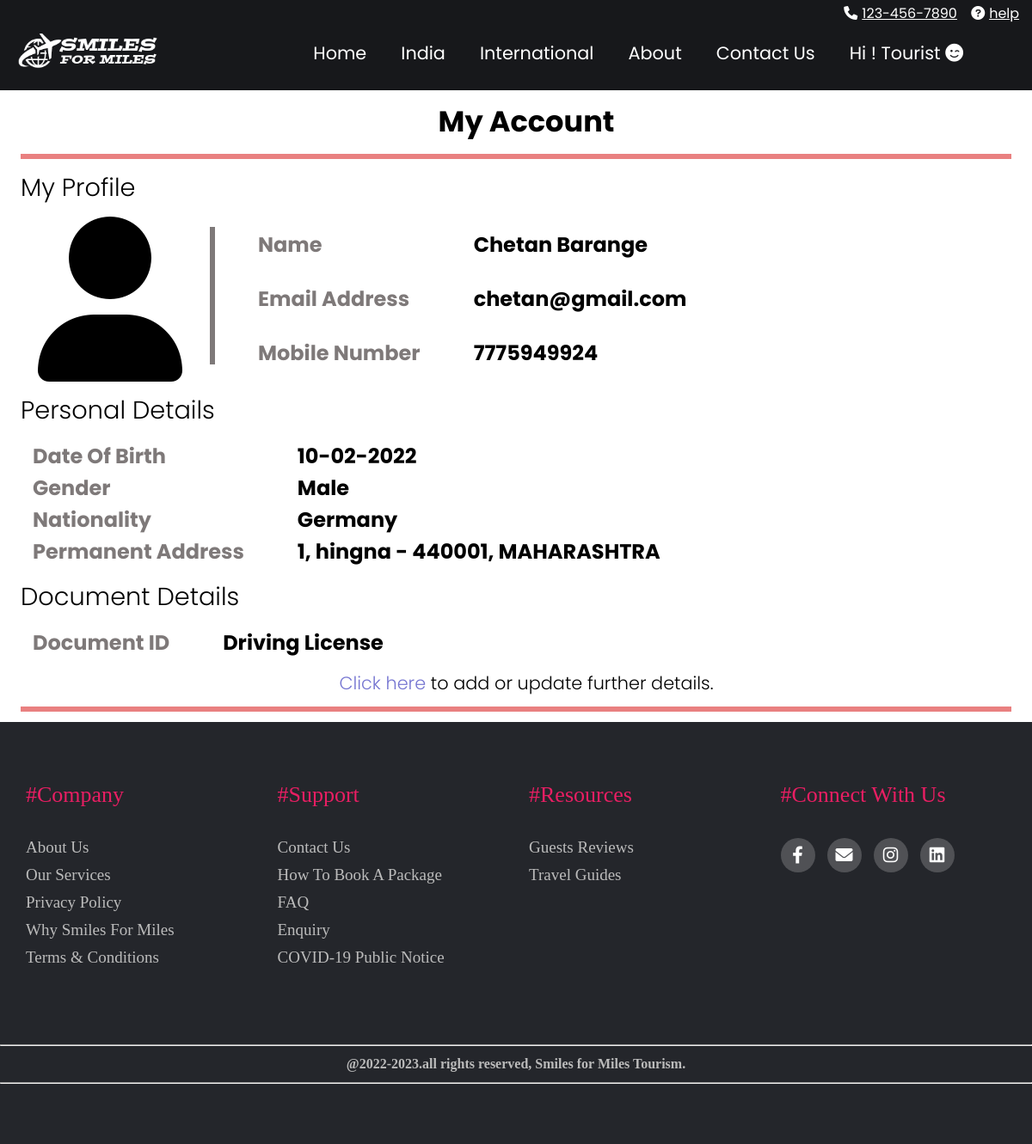
/useraccount.php (signed in), run on the app's committed database.
### tables this page shows
CREATE TABLE `user_data` (
  `id` int(11) NOT NULL,
  `user_fullname` varchar(255) NOT NULL,
  `user_email` varchar(255) NOT NULL,
  `user_mobile` varchar(255) NOT NULL,
  `user_password` varchar(255) NOT NULL,
  `user_dob` varchar(255) NOT NULL,
  `user_gender` varchar(255) NOT NULL,
  `user_nation` varchar(255) NOT NULL,
  `user_address` varchar(255) NOT NULL,
  `user_document` varchar(255) NOT NULL,
  `user_document_id` varchar(255) NOT NULL
);

### useraccount.php (the view, shortened to what this page needs)
<?php
include("header.php");
include("configuration.php");
?>
<link rel="stylesheet" href="css/myaccount.css">
<h1 class="profile-text" style="text-align: center; font-size:2.1rem;font-weight:bold;">My Account</h1>
<div class="bar">
    <hr size="8">
</div>
<h1 class="profile-text">My Profile</h1>
<div class="profile">
    <i class="fa fa-user" aria-hidden="true"></i>
    <div class="vl"></div>
    <table class="profile-details">
        <?php
        if (isset($_SESSION['user_details'])) {
            $user_details = $_SESSION['user_details'];
            $sql8 = "SELECT * FROM user_data WHERE id='$user_details'";
            $query8 = mysqli_query($conn, $sql8);
            if ($query8) {
                $user_row = mysqli_fetch_assoc($query8);
        ?>
        <tr>
            <th>Name</th>
            <th class="detail"><?php echo $user_row['user_fullname']; ?></th>
        </tr>
        <tr>
            <th>Email Address</th>
            <th class="detail"><?php echo $user_row['user_email']; ?><i class="fas fa-badge-check" style="color:chartreuse;" ></i></th>
        </tr>
        <tr>
            <th>Mobile Number</th>
            <th class="detail"><?php echo $user_row['user_mobile']; ?><i class="fas fa-badge-check"  style="color:chartreuse;"></i></th>
        </tr>
    </table>
</div>
<?php
            }
        }
?>
<h1 class="profile-text">Personal Details</h1>
<?php
$sql9 = "SELECT * FROM user_data WHERE id='$user_details'";
$query9 = mysqli_query($conn, $sql9);
if($query9){
    $sql10 = "SELECT * FROM user_data WHERE id='$user_details' AND user_dob IS NULL AND
    user_gender IS NULL AND user_nation IS NULL AND user_address IS NULL";
    $query10 = mysqli_query($conn, $sql10);
    if($query10){
        if(empty($user_row['user_dob']) OR empty($user_row['user_gender']) OR
        empty($user_row['user_nation']) OR empty($user_row['user_address'])){
            ?>
<table class="profile-details">
    <tr>
        <th>Date Of Birth</th>
        <th class="detail">-</th>
    </tr>
    <tr>
        <th>Gender</th>
        <th class="detail">-</th>
    </tr>
    <tr>
        <th>Nationality</th>
        <th class="detail">-</th>
    </tr>
    <tr>
        <th>Permanent Address</th>
        <th class="detail">-</th>
    </tr>
</table>
<?php
        }
        else{
            ?>
<table class="profile-details">
    <tr>
        <th>Date Of Birth</th>
        <th class="detail"><?php echo date('d-m-Y', strtotime($user_row['user_dob'])); ?></th>
    </tr>
    <tr>
        <th>Gender</th>
        <th class="detail"><?php echo $user_row['user_gender']; ?></th>
    </tr>
    <tr>
        <th>Nationality</th>
        <th class="detail"><?php echo $user_row['user_nation']; ?></th>
    </tr>
    <tr>
        <th>Permanent Address</th>
        <th class="detail"><?php echo $user_row['user_address']; ?></th>
    </tr>
</table>
<?php
        }
    }
}
?>
<h1 class="profile-text">Document Details</h1>
<?php
$sql11 = "SELECT * FROM user_data WHERE id='$user_details'";
$query11 = mysqli_query($conn, $sql11);
if($query11){
    $sql12 = "SELECT * FROM user_data WHERE id='$user_details' AND user_dob IS NULL AND
    user_gender IS NULL AND user_nation IS NULL AND user_address IS NULL";
    $query12 = mysqli_query($conn, $sql12);
    if($query12){
        if(empty($user_row['user_document'])){
            ?>
<table class="profile-details">
    <tr>
        <th>Document ID</th>
        <th class="detail">-</th>
    </tr>
</table>
<?php
    }
    else{
         ?>
<table class="profile-details">
    <tr>
        <th>Document ID</th>
        <th class="detail"><?php echo $user_row['user_document']; ?></th>
    </tr>
</table>
<?php
    }
}
}
?>
<h1 class="profile-text" style="font-size: 1.3rem; text-align:center;"><a href="usersettings.php">
Click here</a> to add or update further details.</h1>
<div class="bar">
    <hr size="8">
</div>
<?php
include("footer.php");
?>

### css/home.css (style rules this page uses)
* { margin: 0px; padding: 0px; box-sizing: border-box; }
body { overflow-x: hidden; }
html { scroll-behavior: smooth; }

### css/myaccount.css (style rules this page uses)
.profile-text { font-family: 'Poppins', sans-serif; font-size: 1.8rem; font-weight: 300; margin: 1% 0% 1% 2%; }
.profile { display: flex; }
.profile .fa { font-size: 12rem; margin-left: 2%; padding-left: 20px; padding-right: 20px; color: black; }
.profile-details { font-family: 'Poppins', sans-serif; font-size: 1.5rem; color: rgb(126, 121, 121); margin: 0% 0% 0% -2%; }
.detail { color: black; }
.profile-details th { text-align: left; padding-left: 60px; }
.bar { margin: 1% 0% 1% 2%; width: 96%; }
.bar hr { background-color: rgb(233, 128, 128); border: none; color: rgb(233, 128, 128); }
.vl { border-left: 6px solid rgb(126, 121, 121); height: 10rem; margin: 1% 1% 0% 1%; }
a { color: #7575d1; text-decoration: none; }

### data on the page
user_data: user_fullname "Chetan Barange", user_email "chetan@gmail.com", user_mobile "7775949924", user_dob "10-02-2022", user_gender "Male", user_nation "Germany", user_address "1, hingna - 440001, MAHARASHTRA", user_document "Driving License"
